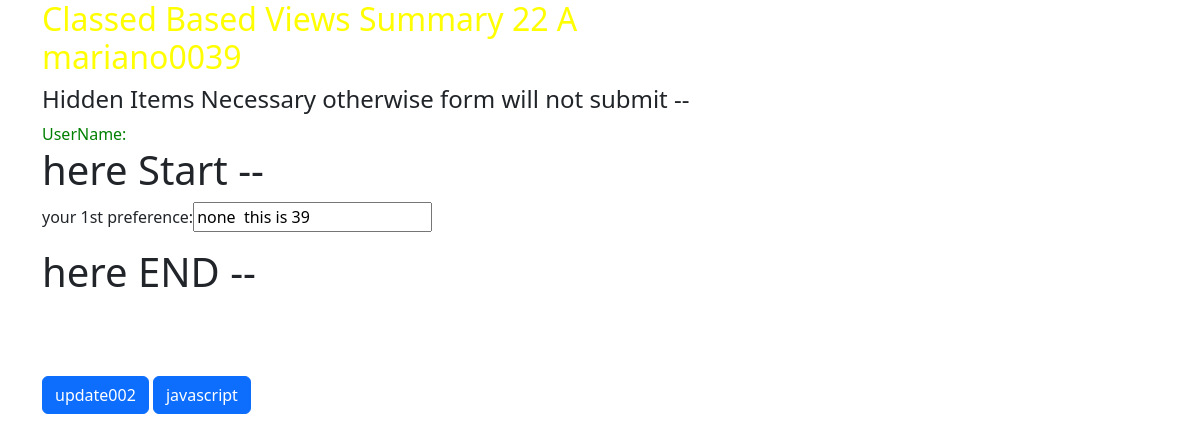
/customer/summary22/ (signed in), run on an earlier commit of the app's database.
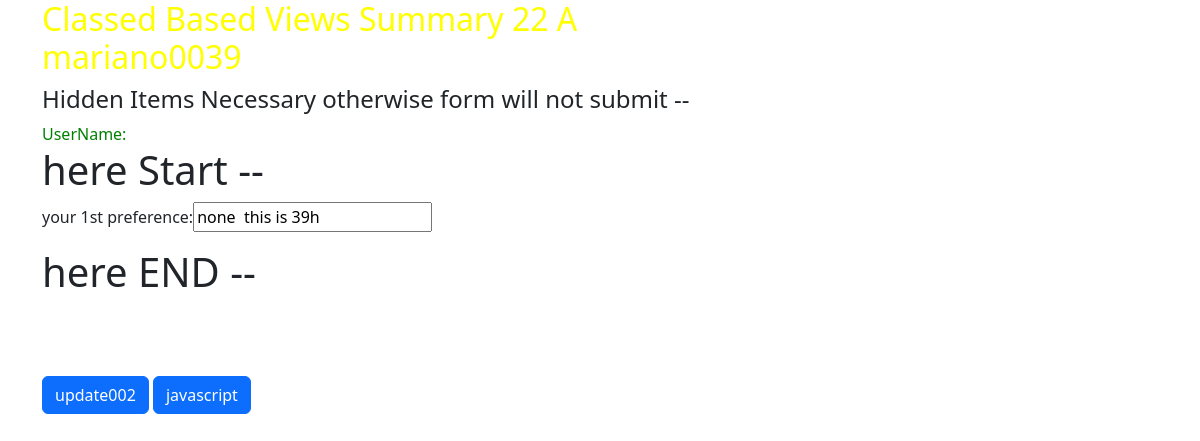
And on a later commit of the database.
### customer/models.py (models this page shows, shortened)
class Customer(models.Model):
    user= models.ForeignKey( User,on_delete=models.SET_NULL,null=True,blank=True )
    preference1=models.CharField(max_length=200, default="not specified")
    userID=models.BigIntegerField(default=0)
    userName=models.CharField(max_length=100, default="?")
    email=models.CharField(max_length=200, default="?")
    firstname=models.CharField(max_length=100, default="?")
    lastname=models.CharField(max_length=100, default="?")
    pass

### customer/views.py (the view)
# urls.py: path('summary22/',views.CustomerSummary22.as_view(),name='nm-customer-summary22'),
class CustomerSummary22(LoginRequiredMixin ,UpdateView):
        form_class = MySummaryForm
        success_url= reverse_lazy("customer:nm-logout")
        template_name='customer/summary22a.html'
        def get_initial(self):
            print("Update View Initial")
        def get_object(self, queryset=None):
            print("*** Update View getObject start")
            user_id = self.request.user.id
            user_name = self.request.user.username
            user_email= self.request.user.email
            user_firstname= self.request.user.first_name
            user_lastname= self.request.user.last_name
            ispost=self.request.POST
            print("ispost=",ispost)
            print("username,email=",user_name,user_email, user_firstname,user_lastname)
            cust=getCustomerAccount(user_id,user_name,user_email,user_firstname,user_lastname)
            return cust

### customer/forms.py
class MySummaryForm(ModelForm):
    class Meta:
        model=Customer
        fields=['userName','preference1']
        labels={ "preference1":"your 1st preference"}
    def __init__(self, *args, **kwargs):
        super(ModelForm, self).__init__(*args, **kwargs)
        self.fields['userName'].widget.attrs['readonly'] = True
        self.fields['userName'].widget = forms.HiddenInput()
    pass

### customer/views.py (called while the page is built)
def getCustomerAccount(uid, uname, email,fname,lname):
    profilecount= Customer.objects.filter(userID=uid).count()
    if profilecount==0:
        cust=Customer(userID=uid, userName=uname,preference1="none",email=email,firstname=fname,lastname=lname )
        cust.save()
        print("added customer account")
        pass
    else:
        cust=Customer.objects.get(userID=uid )
        if cust.userName=="?":
            cust.userName=uname
            cust.save()
        print("no account added since already exists")
    result=Customer.objects.get(userID=uid)
    return result

### customer/templates/customer/summary22a.html (shortened to what this page needs)
{% load static %}
<html lang="en">
<head>
    <link   rel="stylesheet" href="{% static 'customer/style.css' %}">
    <link href="https://cdn.jsdelivr.net/npm/bootstrap@5.3.2/dist/css/bootstrap.min.css" rel="stylesheet">
</head>
<body>
        <div class='container dashedblack'>
            <form method="POST">
                <h2 class="bluefont">
                    Classed Based Views Summary 22 A  <br>
                    {{form.userName.value}}
                </h2>
                <h4> Hidden Items Necessary otherwise form will not submit  --  </h4>
                <div class='hidden'>
                    {{form.userName.label_tag}} {{form.userName}}
                </div>
                <h1> here Start --  </h1>
                <div class='mb-3'>
                    {{form.preference1.label_tag}}{{form.preference1}}
                </div>
                <h1> here END --  </h1>
                <br/><br/><br/>
                <input type="submit" value ="update002"   class= 'btn btn-primary'>
                <input type="button" value ="javascript" class= 'btn btn-primary', id="btnJS">
            </form>
        </div>
</body>
<html>

What changed in the data, as far as the page shows it:
changed Customer "mariano0039": preference1 "none this is 39" → "none this is 39h"
